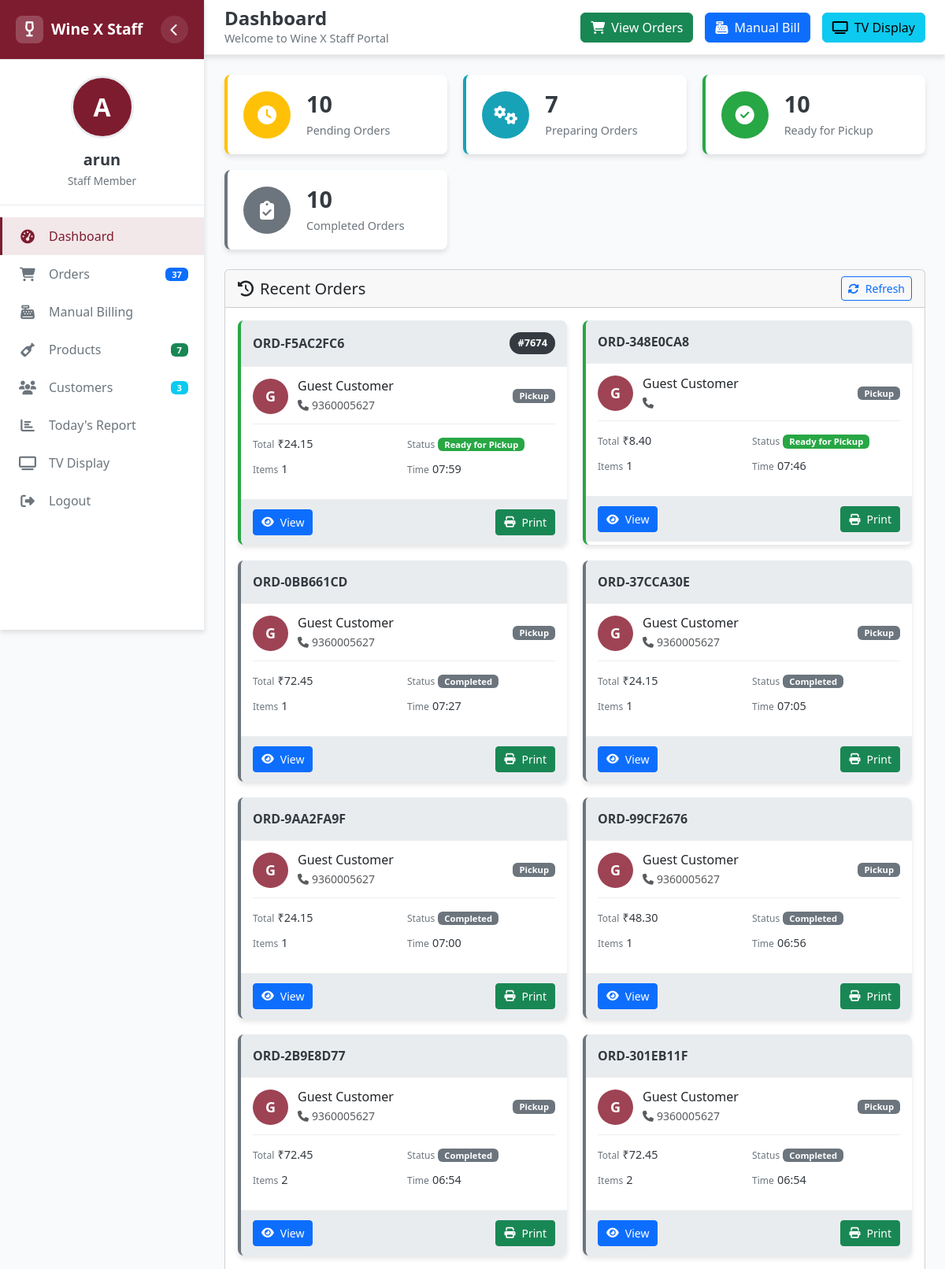
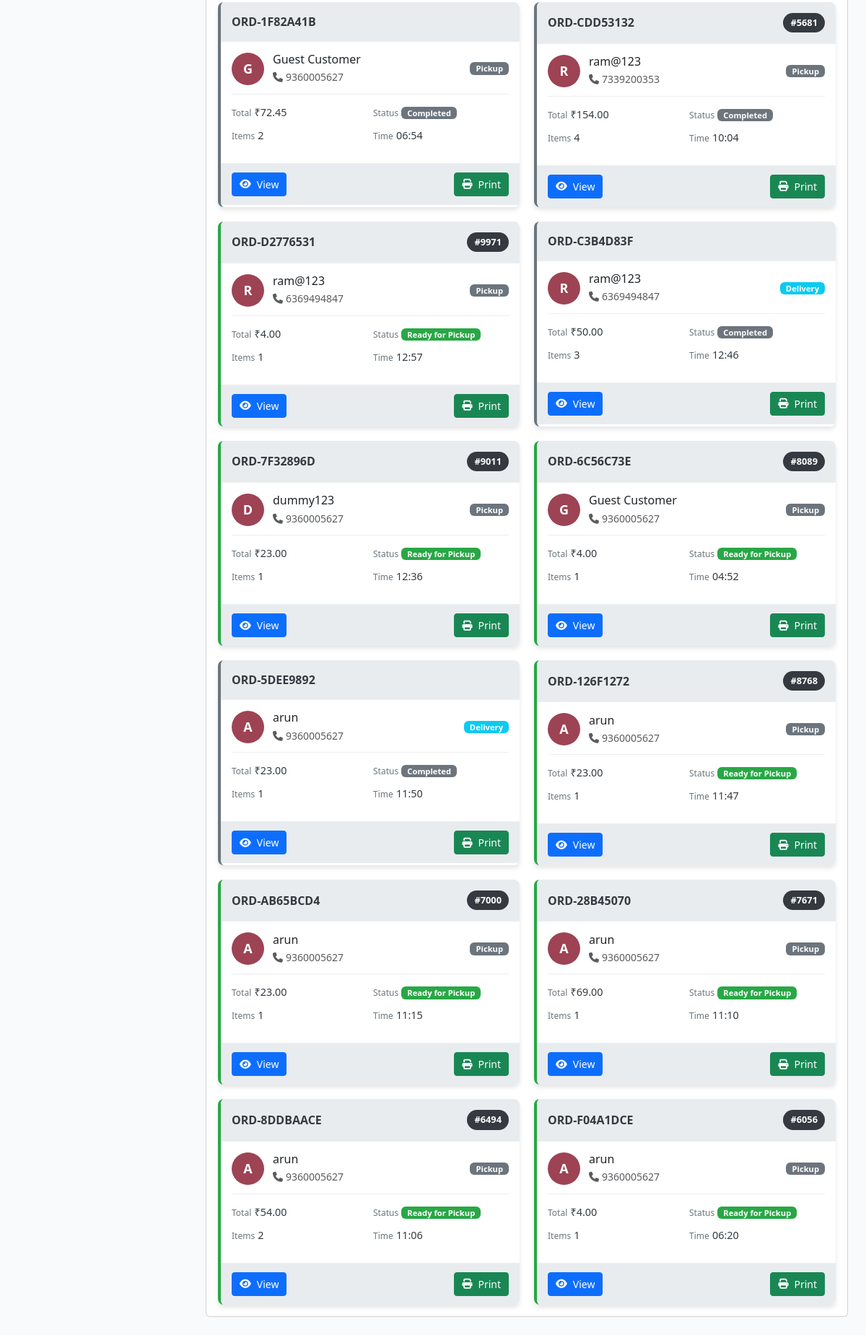
Screenshot of /staff-dashboard/ (signed in) with the database file from the repository (2 pictures, top to bottom).
### wine/models.py (models this page shows, shortened)
class CustomUser(AbstractUser):
    USER_TYPES = (
        ('admin', 'Admin'),
        ('staff', 'Staff'),
        ('customer', 'Customer'),
    )
    user_type = models.CharField(max_length=10, choices=USER_TYPES, default='customer')
    full_name = models.CharField(max_length=200, blank=True, null=True)
    phone_number = models.CharField(max_length=15, blank=True, null=True)
    raw_password = models.CharField(max_length=128, blank=True, null=True)

class Order(models.Model):
    ORDER_TYPES = (
        ('delivery', 'Home Delivery'),
        ('pickup', 'Pickup from Store'),
    )
    ORDER_STATUS = (
        ('pending', 'Pending'),
        ('confirmed', 'Confirmed'),
        ('preparing', 'Preparing'),
        ('ready', 'Ready for Pickup'),
        ('completed', 'Completed'),
        ('cancelled', 'Cancelled'),
    )
    STATUS_CHOICES = ORDER_STATUS
    ORDER_TYPE_CHOICES = ORDER_TYPES
    id = models.UUIDField(primary_key=True, default=uuid.uuid4, editable=False)
    user = models.ForeignKey(User, on_delete=models.CASCADE, null=True, blank=True, related_name='orders')
    phone_number = models.CharField(max_length=15)
    order_type = models.CharField(max_length=20, choices=ORDER_TYPES, default='delivery')
    delivery_address = models.TextField(blank=True, null=True)
    token_number = models.CharField(max_length=10, blank=True, null=True)
    total_amount = models.DecimalField(max_digits=10, decimal_places=2)
    status = models.CharField(max_length=15, choices=ORDER_STATUS, default='pending')
    created_at = models.DateTimeField(auto_now_add=True)
    updated_at = models.DateTimeField(auto_now=True)

### wine/views.py (the view)
# urls.py: path('staff-dashboard/', views.staff_dashboard, name='staff_dashboard'),
@staff_required
def staff_dashboard(request):
    all_orders = Order.objects.all()
    pending_count = all_orders.filter(status='pending').count()
    preparing_count = all_orders.filter(status='preparing').count()
    ready_count = all_orders.filter(status='ready').count()
    completed_count = all_orders.filter(status='completed').count()
    cancelled_count = all_orders.filter(status='cancelled').count()
    all_count = all_orders.count()
    recent_orders = Order.objects.all().order_by('-created_at')[:20]
    products_count = Product.objects.filter(is_active=True).count()
    customers_count = CustomUser.objects.filter(user_type='customer').count()
    today = timezone.now().date()
    today_orders = Order.objects.filter(created_at__date=today).count()
    total_revenue = Order.objects.filter(
        created_at__date=today,
        status='completed'
    ).aggregate(Sum('total_amount'))['total_amount__sum'] or 0
    context = {
        'all_count': all_count,
        'pending_count': pending_count,
        'preparing_count': preparing_count,
        'ready_count': ready_count,
        'completed_count': completed_count,
        'cancelled_count': cancelled_count,
        'recent_orders': recent_orders,
        'products_count': products_count,
        'customers_count': customers_count,
        'today_orders': today_orders,
        'total_revenue': total_revenue,
    }
    return render(request, 'wine/staff_dashboard/dashboard.html', context)

### wine/templates/wine/staff_dashboard/dashboard.html (shortened to what this page needs)
<!DOCTYPE html>
<html lang="en">
<head>
    <link href="https://cdn.jsdelivr.net/npm/bootstrap@5.3.2/dist/css/bootstrap.min.css" rel="stylesheet">
    <link href="https://cdnjs.cloudflare.com/ajax/libs/font-awesome/6.5.1/css/all.min.css" rel="stylesheet">
</head>
<body>
    <div class="dashboard-wrapper">
        <aside class="sidebar" id="sidebar">
            <div class="sidebar-header">
                <a href="#" class="brand" onclick="loadSection('dashboard')">
                    <div class="brand-logo">
                        <i class="fas fa-wine-glass-alt"></i>
                    </div>
                    <span class="brand-text">Wine X Staff</span>
                </a>
                <button class="toggle-btn" onclick="toggleSidebar()" title="Toggle Sidebar">
                    <i class="fas fa-chevron-left"></i>
                </button>
            </div>
            <div class="profile-section">
                <div class="profile-avatar">
                    {{ request.user.username|first|upper }}
                </div>
                <div class="profile-info">
                    <h5>{{ request.user.get_full_name|default:request.user.username }}</h5>
                    <p>Staff Member</p>
                </div>
            </div>
            <ul class="nav-menu">
                <li class="nav-item">
                    <a class="nav-link active" onclick="loadSection('dashboard')" data-tooltip="Dashboard">
                        <span class="nav-icon"><i class="fas fa-tachometer-alt"></i></span>
                        <span class="nav-text">Dashboard</span>
                    </a>
                </li>
                <li class="nav-item">
                    <a class="nav-link" onclick="loadSection('orders')" data-tooltip="All Orders">
                        <span class="nav-icon"><i class="fas fa-shopping-cart"></i></span>
                        <span class="nav-text">Orders</span>
                        <span class="badge bg-primary text-white" id="ordersBadge">{{ all_count }}</span>
                    </a>
                </li>
                <li class="nav-item">
                    <a class="nav-link" onclick="showManualBillingFullscreen()" data-tooltip="Manual Billing">
                        <span class="nav-icon"><i class="fas fa-cash-register"></i></span>
                        <span class="nav-text">Manual Billing</span>
                    </a>
                </li>
                <li class="nav-item">
                    <a class="nav-link" onclick="loadSection('products')" data-tooltip="Products">
                        <span class="nav-icon"><i class="fas fa-wine-bottle"></i></span>
                        <span class="nav-text">Products</span>
                        <span class="badge bg-success text-white" id="productsBadge">{{ products_count }}</span>
                    </a>
                </li>
                <li class="nav-item">
                    <a class="nav-link" onclick="loadSection('customers')" data-tooltip="Customers">
                        <span class="nav-icon"><i class="fas fa-users"></i></span>
                        <span class="nav-text">Customers</span>
                        <span class="badge bg-info text-white" id="customersBadge">{{ customers_count }}</span>
                    </a>
                </li>
                <li class="nav-item">
                    <a class="nav-link" onclick="loadSection('reports')" data-tooltip="Today's Report">
                        <span class="nav-icon"><i class="fas fa-chart-bar"></i></span>
                        <span class="nav-text">Today's Report</span>
                    </a>
                </li>
                <li class="nav-item">
                    <a href="{% url 'tv_display' %}" class="nav-link" target="_blank" data-tooltip="TV Display">
                        <span class="nav-icon"><i class="fas fa-tv"></i></span>
                        <span class="nav-text">TV Display</span>
                    </a>
                </li>
                <li class="nav-item">
                    <a href="{% url 'staff_logout' %}" class="nav-link" data-tooltip="Logout"
                       onclick="return confirm('Are you sure you want to logout?')">
                        <span class="nav-icon"><i class="fas fa-sign-out-alt"></i></span>
                        <span class="nav-text">Logout</span>
                    </a>
                </li>
            </ul>
        </aside>
        <main class="main-content" id="mainContent">
            <header class="main-header">
                <div class="header-left">
                    <div class="page-title">
                        <h1 id="pageTitle">Dashboard</h1>
                        <p id="pageSubtitle">Welcome to Wine X Staff Portal</p>
                    </div>
                </div>
                <div class="header-actions">
                    <button class="btn btn-success" onclick="loadSection('orders')">
                        <i class="fas fa-shopping-cart"></i>
                        <span>View Orders</span>
                    </button>
                    <button class="btn btn-primary" onclick="showManualBillingFullscreen()">
                        <i class="fas fa-cash-register"></i>
                        <span>Manual Bill</span>
                    </button>
                    <a href="{% url 'tv_display' %}" class="btn btn-info" target="_blank">
                        <i class="fas fa-tv"></i>
                        <span>TV Display</span>
                    </a>
                </div>
            </header>
            <section id="dashboardSection" class="content-section active">
                <div class="stats-grid">
                    <div class="stat-card pending" onclick="loadSection('orders', 'pending')">
                        <div class="stat-icon">
                            <i class="fas fa-clock"></i>
                        </div>
                        <div class="stat-info">
                            <h3 id="pendingCount">{{ pending_count }}</h3>
                            <p>Pending Orders</p>
                        </div>
                    </div>
                    <div class="stat-card preparing" onclick="loadSection('orders', 'preparing')">
                        <div class="stat-icon">
                            <i class="fas fa-cogs"></i>
                        </div>
                        <div class="stat-info">
                            <h3 id="preparingCount">{{ preparing_count }}</h3>
                            <p>Preparing Orders</p>
                        </div>
                    </div>
                    <div class="stat-card ready" onclick="loadSection('orders', 'ready')">
                        <div class="stat-icon">
                            <i class="fas fa-check-circle"></i>
                        </div>
                        <div class="stat-info">
                            <h3 id="readyCount">{{ ready_count }}</h3>
                            <p>Ready for Pickup</p>
                        </div>
                    </div>
                    <div class="stat-card completed" onclick="loadSection('orders', 'completed')">
                        <div class="stat-icon">
                            <i class="fas fa-clipboard-check"></i>
                        </div>
                        <div class="stat-info">
                            <h3 id="completedCount">{{ completed_count }}</h3>
                            <p>Completed Orders</p>
                        </div>
                    </div>
                </div>
                <div class="card">
                    <div class="card-header d-flex justify-content-between align-items-center">
                        <h5 class="mb-0"><i class="fas fa-history me-2"></i>Recent Orders</h5>
                        <button class="btn btn-sm btn-outline-primary" onclick="refreshRecentOrders()">
                            <i class="fas fa-sync-alt"></i> Refresh
                        </button>
                    </div>
                    <div class="card-body">
                        <div id="recentOrders" class="orders-grid">
                            {% for order in recent_orders %}
                            <div class="order-card {{ order.status }}">
                                <div class="order-header">
                                    <div class="order-number">
                                        ORD-{{ order.id.hex|slice:":8"|upper }}
                                    </div>
                                    {% if order.token_number %}
                                    <div class="order-token">
                                        #{{ order.token_number }}
                                    </div>
                                    {% endif %}
                                </div>
                                <div class="order-body">
                                    <div class="customer-info">
                                        <div class="customer-avatar">
                                            {% if order.user %}
                                                {{ order.user.username|first|upper }}
                                            {% else %}
                                                G
                                            {% endif %}
                                        </div>
                                        <div class="flex-grow-1">
                                            <h6 class="mb-1">
                                                {% if order.user %}
                                                    {{ order.user.get_full_name|default:order.user.username|truncatechars:20 }}
                                                {% else %}
                                                    Guest Customer
                                                {% endif %}
                                            </h6>
                                            <p class="mb-0 text-muted small">
                                                <i class="fas fa-phone me-1"></i>{{ order.phone_number|truncatechars:15 }}
                                            </p>
                                        </div>
                                        <span class="badge {% if order.order_type == 'delivery' %}bg-info{% else %}bg-secondary{% endif %} small">
                                            {{ order.order_type|title }}
                                        </span>
                                    </div>
                                    <div class="order-details">
                                        <div class="detail-item">
                                            <span class="detail-label">Total</span>
                                            <span class="detail-value">₹{{ order.total_amount }}</span>
                                        </div>
                                        <div class="detail-item">
                                            <span class="detail-label">Status</span>
                                            <span class="detail-value">
                                                <span class="badge badge-{{ order.status }}">
                                                    {{ order.get_status_display }}
                                                </span>
                                            </span>
                                        </div>
                                        <div class="detail-item">
                                            <span class="detail-label">Items</span>
                                            <span class="detail-value">{{ order.items.count }}</span>
                                        </div>
                                        <div class="detail-item">
                                            <span class="detail-label">Time</span>
                                            <span class="detail-value">{{ order.created_at|time:"H:i" }}</span>
                                        </div>
                                    </div>
                                </div>
                                <div class="order-footer">
                                    <button class="btn btn-sm btn-primary" onclick="viewOrder('{{ order.id }}')">
                                        <i class="fas fa-eye"></i> View
                                    </button>
                                    <button class="btn btn-sm btn-success" onclick="printOrderReceipt('{{ order.id }}')">
                                        <i class="fas fa-print"></i> Print
                                    </button>
                                </div>
                            </div>
                            {% empty %}
                            <div class="empty-state">
                                <i class="fas fa-inbox"></i>
                                <h4>No Recent Orders</h4>
                                <p class="text-muted">No orders placed recently.</p>
                            </div>
                            {% endfor %}
                        </div>
                    </div>
                </div>
            </section>
        </main>
    </div>
    <div class="toast-container position-fixed bottom-0 end-0 p-3">
    </div>
</body>
</html>

### rows the page displays
CustomUser: user.username|first "A", user.get_full_name "arun"
Order: id.hex "F5AC2FC6", token_number "7674", shows "G", shows "Guest Customer", phone_number "9360005627", order_type "Pickup", total_amount "24.15", status "Ready for Pickup", items.count "1", created_at "07:59"
Order: id.hex "348E0CA8", shows "G", shows "Guest Customer", order_type "Pickup", total_amount "8.40", status "Ready for Pickup", items.count "1", created_at "07:46"
Order: id.hex "0BB661CD", shows "G", shows "Guest Customer", phone_number "9360005627", order_type "Pickup", total_amount "72.45", status "Completed", items.count "1", created_at "07:27"
Order: id.hex "37CCA30E", shows "G", shows "Guest Customer", phone_number "9360005627", order_type "Pickup", total_amount "24.15", status "Completed", items.count "1", created_at "07:05"
Order: id.hex "9AA2FA9F", shows "G", shows "Guest Customer", phone_number "9360005627", order_type "Pickup", total_amount "24.15", status "Completed", items.count "1", created_at "07:00"
Order: id.hex "99CF2676", shows "G", shows "Guest Customer", phone_number "9360005627", order_type "Pickup", total_amount "48.30", status "Completed", items.count "1", created_at "06:56"
Order: id.hex "2B9E8D77", shows "G", shows "Guest Customer", phone_number "9360005627", order_type "Pickup", total_amount "72.45", status "Completed", items.count "2", created_at "06:54"
Order: id.hex "301EB11F", shows "G", shows "Guest Customer", phone_number "9360005627", order_type "Pickup", total_amount "72.45", status "Completed", items.count "2", created_at "06:54"
Order: id.hex "1F82A41B", shows "G", shows "Guest Customer", phone_number "9360005627", order_type "Pickup", total_amount "72.45", status "Completed", items.count "2", created_at "06:54"
Order: id.hex "CDD53132", token_number "5681", user.username|first "R", user.get_full_name "ram@123", phone_number "7339200353", order_type "Pickup", total_amount "154.00", status "Completed", items.count "4", created_at "10:04"
Order: id.hex "D2776531", token_number "9971", user.username|first "R", user.get_full_name "ram@123", phone_number "6369494847", order_type "Pickup", total_amount "4.00", status "Ready for Pickup", items.count "1", created_at "12:57"
Order: id.hex "C3B4D83F", user.username|first "R", user.get_full_name "ram@123", phone_number "6369494847", order_type "Delivery", total_amount "50.00", status "Completed", items.count "3", created_at "12:46"
Order: id.hex "7F32896D", token_number "9011", user.username|first "D", user.get_full_name "dummy123", phone_number "9360005627", order_type "Pickup", total_amount "23.00", status "Ready for Pickup", items.count "1", created_at "12:36"
Order: id.hex "6C56C73E", token_number "8089", shows "G", shows "Guest Customer", phone_number "9360005627", order_type "Pickup", total_amount "4.00", status "Ready for Pickup", items.count "1", created_at "04:52"
Order: id.hex "5DEE9892", user.username|first "A", user.get_full_name "arun", phone_number "9360005627", order_type "Delivery", total_amount "23.00", status "Completed", items.count "1", created_at "11:50"
Order: id.hex "126F1272", token_number "8768", user.username|first "A", user.get_full_name "arun", phone_number "9360005627", order_type "Pickup", total_amount "23.00", status "Ready for Pickup", items.count "1", created_at "11:47"
Order: id.hex "AB65BCD4", token_number "7000", user.username|first "A", user.get_full_name "arun", phone_number "9360005627", order_type "Pickup", total_amount "23.00", status "Ready for Pickup", items.count "1", created_at "11:15"
Order: id.hex "28B45070", token_number "7671", user.username|first "A", user.get_full_name "arun", phone_number "9360005627", order_type "Pickup", total_amount "69.00", status "Ready for Pickup", items.count "1", created_at "11:10"
Order: id.hex "8DDBAACE", token_number "6494", user.username|first "A", user.get_full_name "arun", phone_number "9360005627", order_type "Pickup", total_amount "54.00", status "Ready for Pickup", items.count "2", created_at "11:06"
Order: id.hex "F04A1DCE", token_number "6056", user.username|first "A", user.get_full_name "arun", phone_number "9360005627", order_type "Pickup", total_amount "4.00", status "Ready for Pickup", items.count "1", created_at "06:20"

### other values shown
{{ all_count }} "37"
{{ products_count }} "7"
{{ customers_count }} "3"
{{ pending_count }} "10"
{{ preparing_count }} "7"
{{ ready_count }} "10"
{{ completed_count }} "10"
